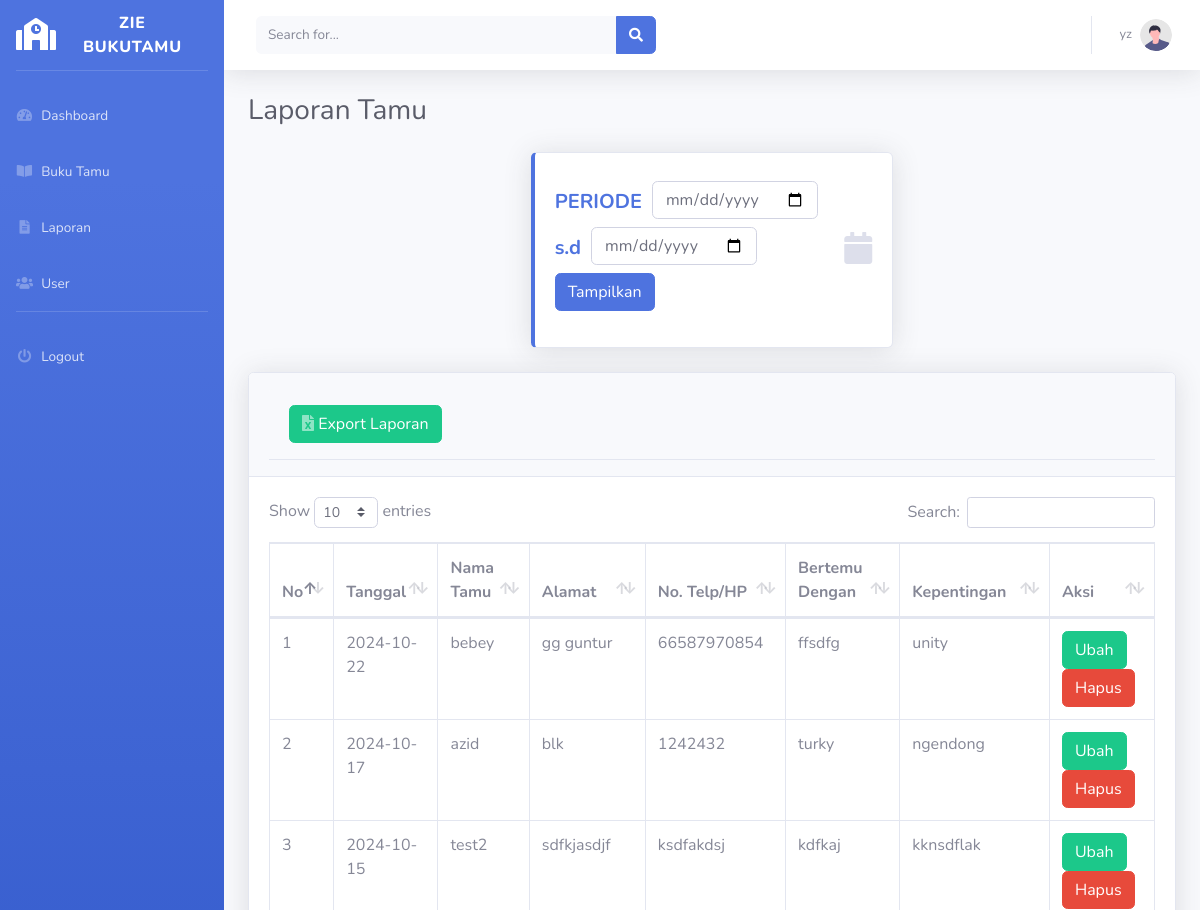
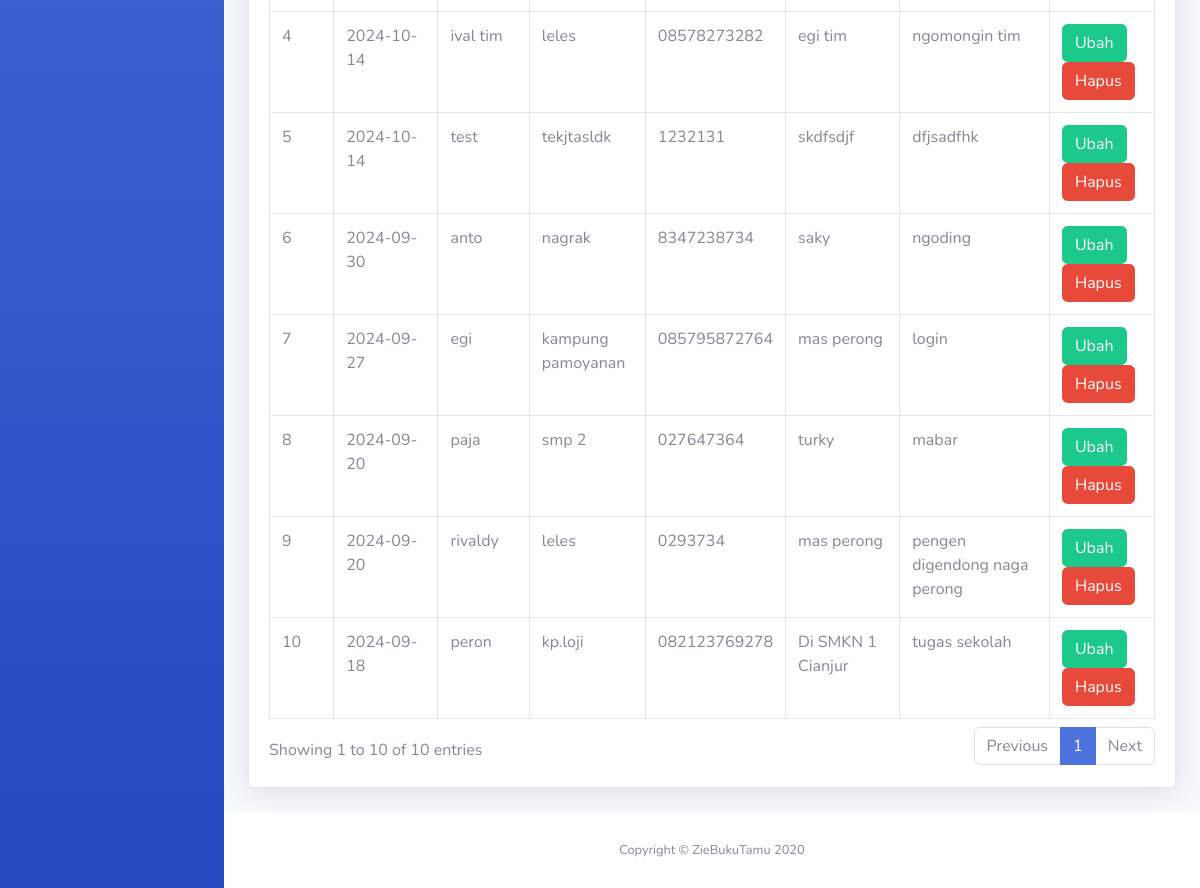
/laporan.php (signed in), run on the app's committed database (2 pictures, top to bottom).
### function.php (called while the page is built, shortened)
<?php
require_once('koneksi.php');
function query($query)
{
    global $koneksi;
    $result = mysqli_query($koneksi, $query);
    $rows = [];
    while ($row = mysqli_fetch_assoc($result)) {
        $rows[] = $row;
    }
    return $rows;
}

### laporan.php (the view, shortened to what this page needs)
<?php
include_once('templates/header.php');
require_once('function.php');
?>
<?php
if (isset($_POST['tampilkan'])) {
    $p_awal = $_POST['p_awal'];
    $p_akhir = $_POST['p_akhir'];
    $link = "export-laporan.php?cari=true&p_awal=$p_awal&p_akhir=$p_akhir";
    $buku_tamu = query("SELECT * FROM `buku tamu` WHERE tanggal BETWEEN  '$p_awal' AND '$p_akhir' ");
} else {
    $buku_tamu = query("SELECT * FROM `buku tamu` ORDER BY tanggal DESC");
}
?>
<div class="container-fluid">
    <h1 class="h3 mb-4 text-gray-800">Laporan Tamu</h1>
    <div class="row mx-auto d-flex justify-content-center">
        <div class="col-xl-5 col-md-6 mb-4">
            <div class="card border-left-primary shadow h-100 py-2">
                <div class="card-body">
                    <div class="row no-gutters align-items-center">
                        <div class="col mr-2">
                            <div class="h5 mb-0 font-weight-bold text-gray-800">
                                <form method="post" action="">
                                    <div class="form-row align-items-center">
                                        <div class="col-auto">
                                            <div class="font-weight-bold text-primary text-uppercase mb-1">
                                                Periode
                                            </div>
                                        </div>
                                        <div class="col-auto">
                                            <input type="date" class="form-control mb-2" id="p_awal" name="p_awal" required>
                                        </div>
                                        <div class="col-auto">
                                            <div class="font-weight-bold text-primary mb-1">
                                                s.d
                                            </div>
                                        </div>
                                        <div class="col-auto">
                                            <input type="date" class="form-control mb-2" id="p_akhir" name="p_akhir" required>
                                        </div>
                                        <div class="col-auto">
                                            <button type="submit" name="tampilkan" class="btn btn-primary mb-2">Tampilkan</button>
                                        </div>
                                    </div>
                                </form>
                            </div>
                        </div>
                        <div class="col-auto">
                            <i class="fas fa-calendar fa-2x text-gray-300"></i>
                        </div>
                    </div>
                </div>
            </div>
        </div>
    </div>
    <div class="card shadow mb-4">
        <div class="card-header py-3">
            <div class="card-header py-3">
                <a href="<?= isset($_POST['tampilkan']) ? $link : 'export-laporan.php'; ?>" target="_blank" class="btn
                btn-success btn-icons-split">
                    <span class="icon text-white-50">
                        <i class="fas fa-file-excel"></i>
                    </span>
                    <span class="text">Export Laporan</span>
                </a>
            </div>
        </div>
        <div class="card-body">
            <div class="table-responsive">
                <table class="table table-bordered" id="dataTable" width="100%" cellspacing="0">
                    <thead>
                        <tr>
                            <th>No</th>
                            <th>Tanggal</th>
                            <th>Nama Tamu</th>
                            <th>Alamat</th>
                            <th>No. Telp/HP</th>
                            <th>Bertemu Dengan</th>
                            <th>Kepentingan</th>
                            <th>Aksi</th>
                        </tr>
                    </thead>
                    <tbody>
                        <?php
                        $no = 1;
                        foreach ($buku_tamu as $tamu) : ?>
                            <tr>
                                <td><?= $no++; ?></td>
                                <td><?= $tamu['tanggal'] ?></td>
                                <td><?= $tamu['nama_tamu'] ?></td>
                                <td><?= $tamu['alamat'] ?></td>
                                <td><?= $tamu['no_hp'] ?></td>
                                <td><?= $tamu['bertemu'] ?></td>
                                <td><?= $tamu['kepentingan'] ?></td>
                                <td>
                                    <a class="btn btn-success" href="edit-tamu.php?id=<?= $tamu['id_tamu'] ?>">Ubah</a>
                                    <a onclick="return confirm('Apakah anda yakin ingin menghapus data ini?')" class="btn btn-danger" href="hapus-tamu.php?id=<?= $tamu['id_tamu'] ?>">Hapus</a>
                                </td>
                            </tr>
                        <?php endforeach; ?>
                    </tbody>
                </table>
            </div>
        </div>
    </div>
</div>
<?php
include_once('templates/footer.php')
?>

### data on the page
buku tamu: tanggal "2024-10-22", nama_tamu "bebey", alamat "gg guntur", no_hp "66587970854", bertemu "ffsdfg", kepentingan "unity"
buku tamu: tanggal "2024-10-17", nama_tamu "azid", alamat "blk", no_hp "1242432", bertemu "turky", kepentingan "ngendong"
buku tamu: tanggal "2024-10-15", nama_tamu "test2", alamat "sdfkjasdjf", no_hp "ksdfakdsj", bertemu "kdfkaj", kepentingan "kknsdflak"
buku tamu: tanggal "2024-10-14", nama_tamu "ival tim", alamat "leles", no_hp "08578273282", bertemu "egi tim", kepentingan "ngomongin tim"
buku tamu: tanggal "2024-10-14", nama_tamu "test", alamat "tekjtasldk", no_hp "1232131", bertemu "skdfsdjf", kepentingan "dfjsadfhk"
buku tamu: tanggal "2024-09-30", nama_tamu "anto", alamat "nagrak", no_hp "8347238734", bertemu "saky", kepentingan "ngoding"
buku tamu: tanggal "2024-09-27", nama_tamu "egi", alamat "kampung pamoyanan", no_hp "085795872764", bertemu "mas perong", kepentingan "login"
buku tamu: tanggal "2024-09-20", nama_tamu "paja", alamat "smp 2", no_hp "027647364", bertemu "turky", kepentingan "mabar"
buku tamu: tanggal "2024-09-20", nama_tamu "rivaldy", alamat "leles", no_hp "0293734", bertemu "mas perong", kepentingan "pengen digendong naga perong"
buku tamu: tanggal "2024-09-18", nama_tamu "peron", alamat "kp.loji", no_hp "082123769278", bertemu "Di SMKN 1 Cianjur", kepentingan "tugas sekolah"

### other printed values
$username = $_SESSION['username'] "yz"
